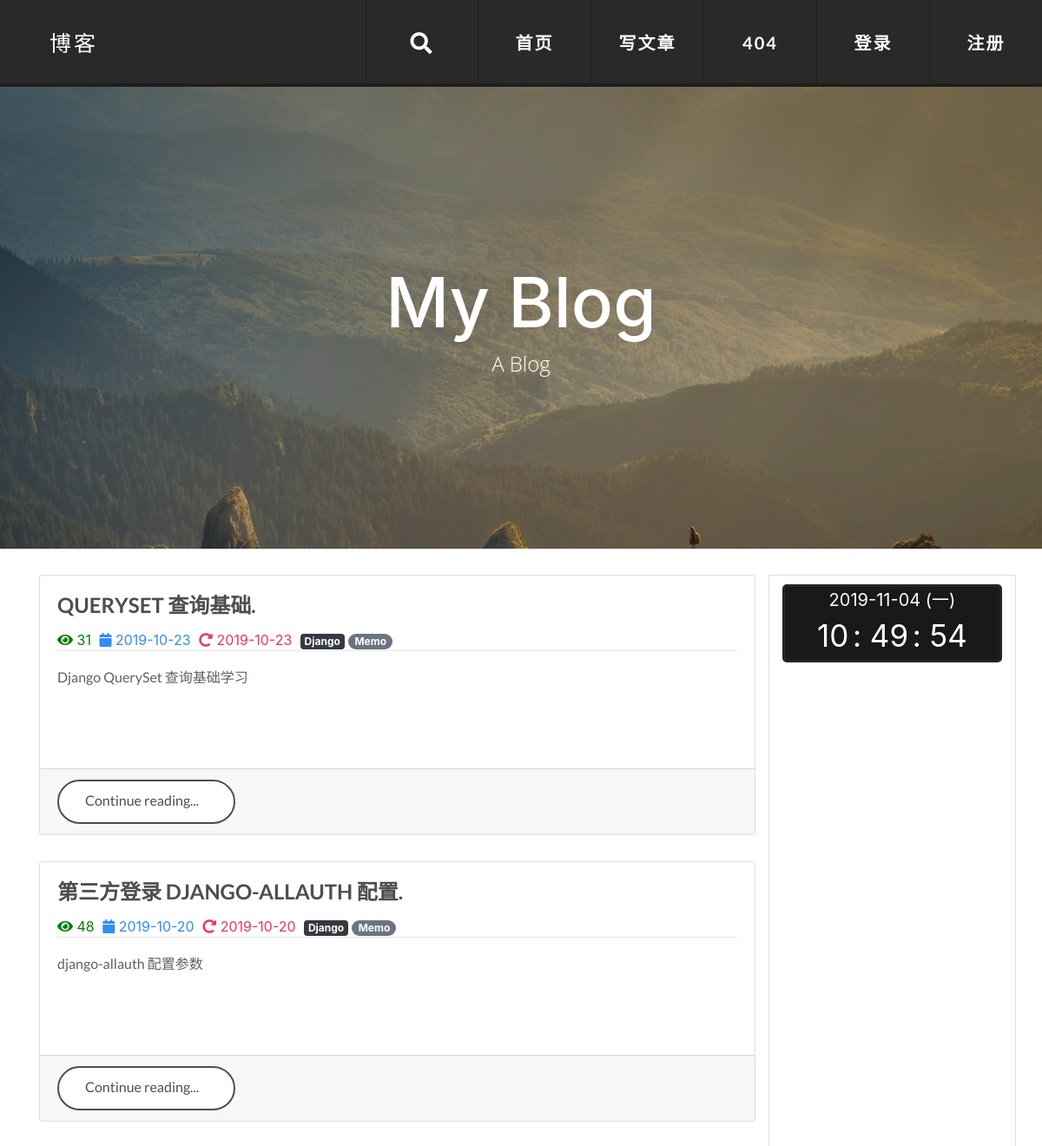
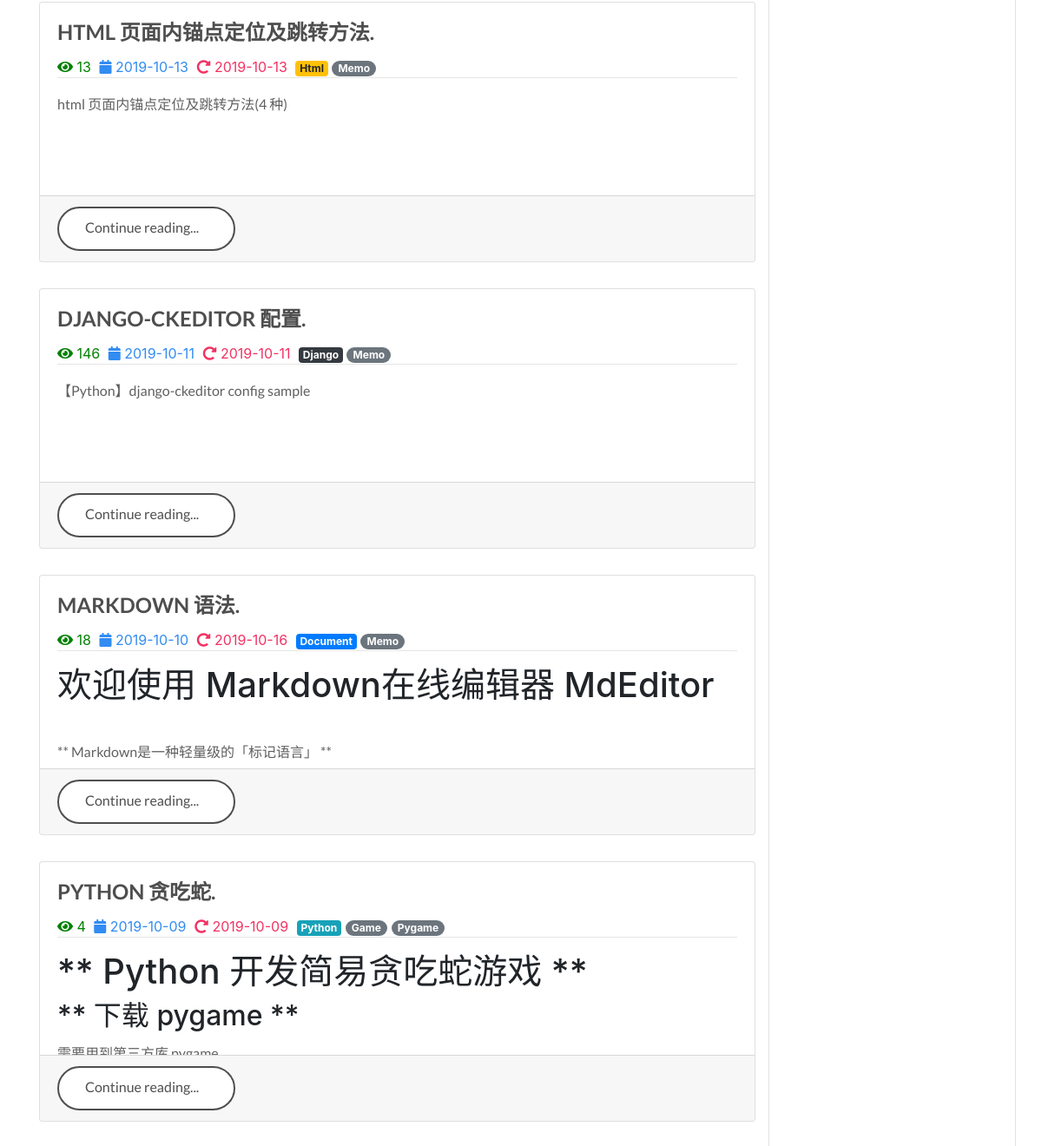
The app's page / (upper part), older data (2 pictures, top to bottom).
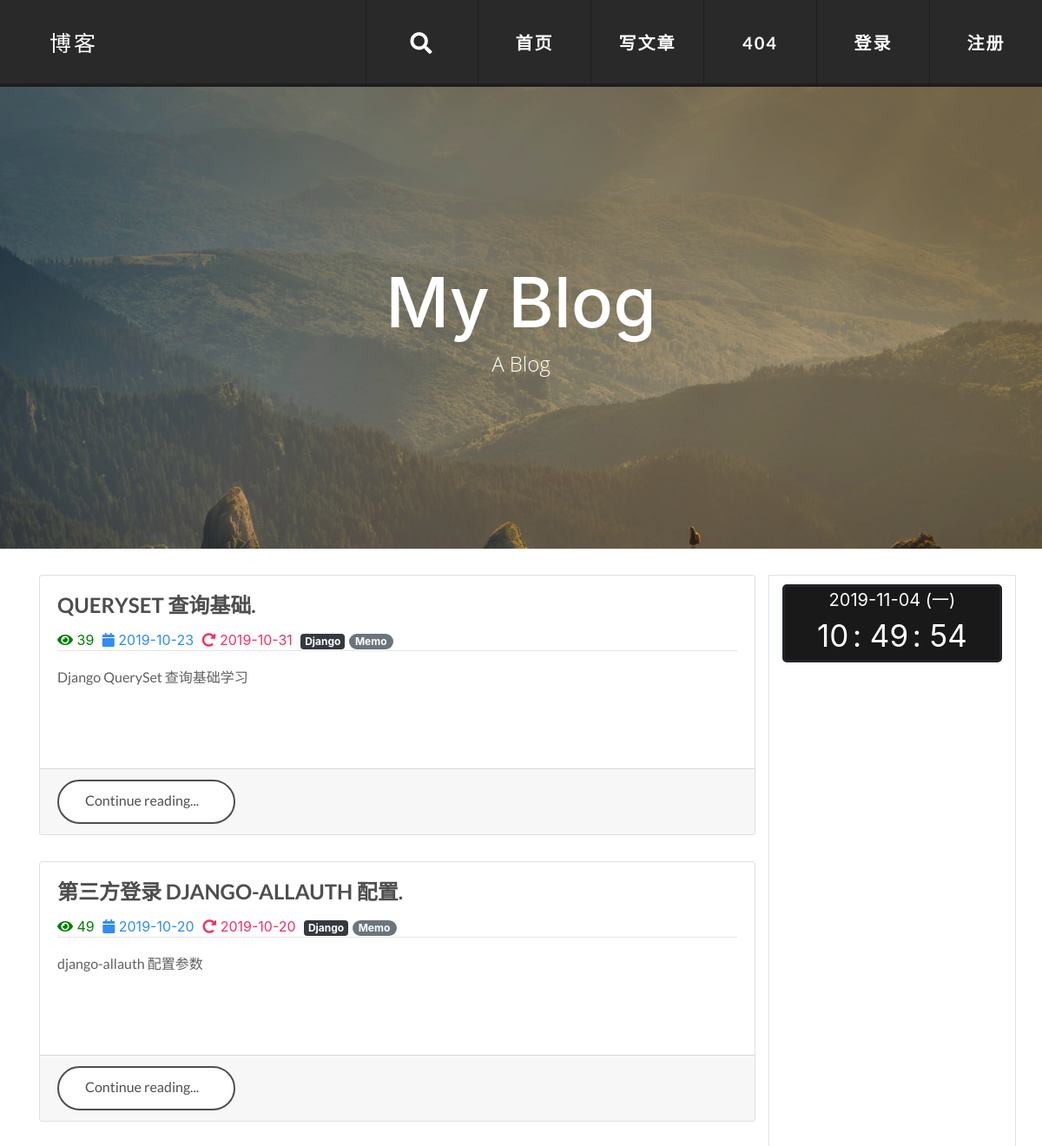
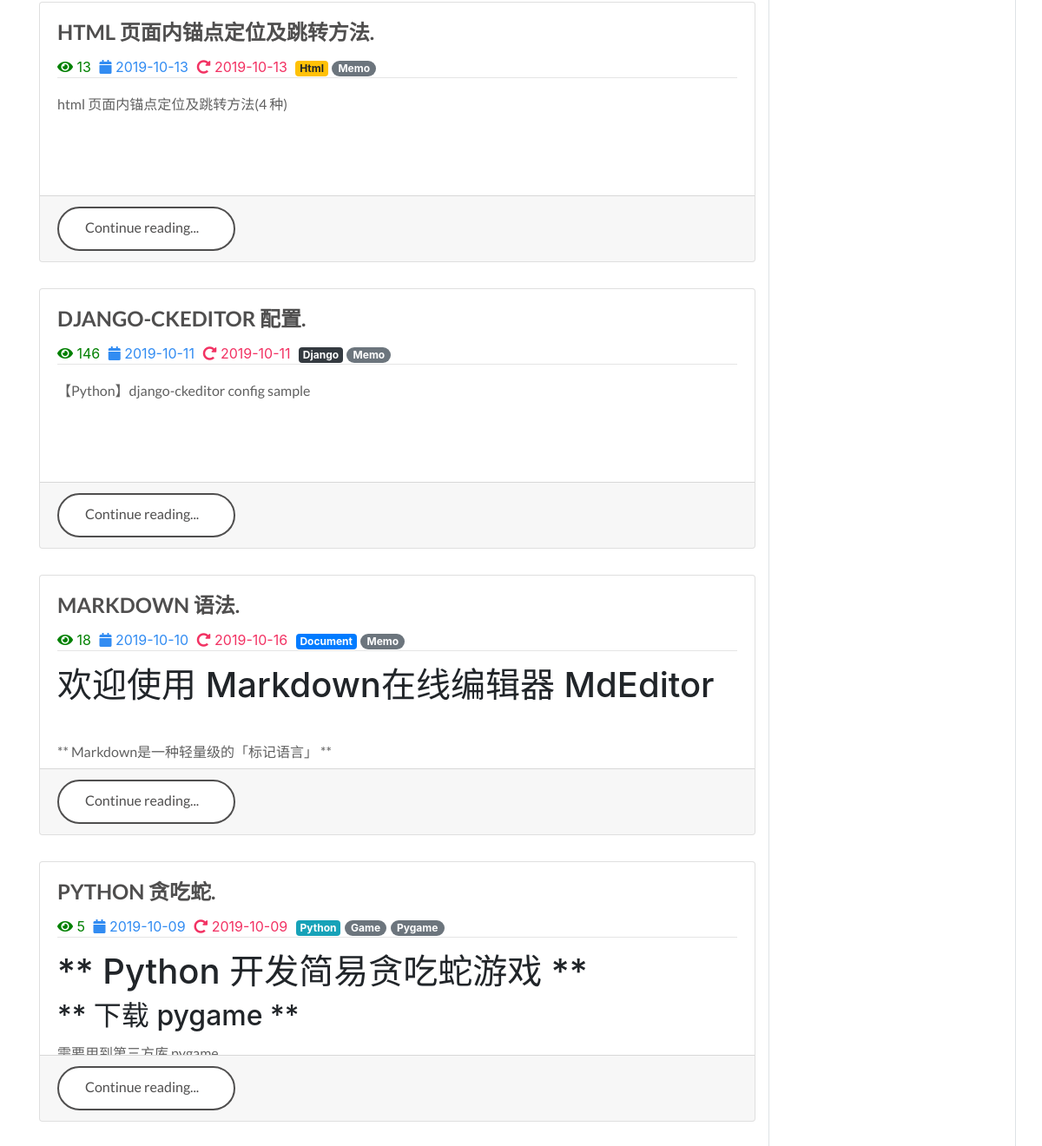
The same page, newer data (2 pictures, top to bottom).
### article/models.py (models this page shows, shortened)
class ArticlePost(models.Model):
    objects = models.Manager()
    author = models.ForeignKey(User, on_delete=models.CASCADE)
    avatar = models.ImageField(upload_to='article/%Y%m%d/', blank=True)
    title = models.CharField(max_length=100)
    summary = models.CharField(max_length=200, blank=True)
    body = models.TextField()
    created = models.DateTimeField(default=timezone.now)
    updated = models.DateTimeField(auto_now=True)
    category = models.ForeignKey(Category, on_delete=models.CASCADE)
    tags = TaggableManager(blank=True)
    total_views = models.PositiveIntegerField(default=0)
    class Meta:
        ordering = ('-created',)
    '''
        一般来说，要使用某个类的方法，需要先实例化一个对象再调用方法。
        而使用 @staticmethod 或 @classmethod，就可以不需要实例化，直接类名.方法名()来调用。
        这有利于组织代码，把某些应该属于某个类的函数给放到那个类里去，同时有利于命名空间的整洁。
        如果在 @staticmethod 中要调用到这个类的一些属性方法，只能直接类名.属性名或类名.方法名。
        而 @classmethod 因为持有 cls 参数，可以来调用类的属性，类的方法，实例化对象等，避免硬编码。

        上一篇：小于当前 id 的第一篇，下一篇：大于当前 id 的第一篇
        @staticmethod 不需要表示自身对象的 self 和自身类的 cls 参数，就跟使用函数一样
        @classmethod 不需要 self 参数，但第一个参数需要是表示自身类的 cls 参数。
    '''

class Category(models.Model):
    name = models.CharField(max_length=100, blank=True)

### article/views.py (the view)
# urls.py: path('', ArticleListView.as_view(), name='home'),
class ArticleListView(generic.ListView):
    model = ArticlePost
    template_name = 'article/index.html'
    context_object_name = 'article_list'
    paginate_by = 10
    def get_queryset(self):
        search = self.request.GET.get('search')
        category = self.request.GET.get('category')
        tag = self.request.GET.get('tag')
        article_list = ArticlePost.objects.all()
        if search:
            article_list = article_list.filter(Q(title__icontains=search) | Q(body__icontains=search))
        if category is not None and category.isdigit():
            article_list = article_list.filter(category=category)
        if tag and tag != 'None':
            article_list = article_list.filter(tags__name__in=[tag])
        return article_list
    def get_context_data(self, **kwargs):
        context = super(ArticleListView, self).get_context_data(**kwargs)
        context['now'] = timezone.now
        context['search'] = self.request.GET.get('search')
        context['category'] = self.request.GET.get('category')
        context['tag'] = self.request.GET.get('tag')
        return context

### article/templatetags/extra_tags.py (called while the page is built)
@register.filter
@stringfilter
def convert_markdown(value):
    md = markdown.Markdown(
        extensions=[
            'markdown.extensions.extra',
            'markdown.extensions.codehilite',
            'markdown.extensions.toc',
        ]
    )
    return md.convert(value)

### templates/article/index.html (shortened to what this page needs)
{% extends 'base.html' %}
{% load staticfiles %}
{% load extra_tags %}
{% block content %}
	<header class="masthead">
		<div class="overlay"></div>
		<div class="container">
			<div class="row justify-content-center">
				<div class="col-lg-8 col-md-10">
					<div class="site-heading">
						<h1>My Blog</h1>
						<span class="subheading">A Blog</span>
					</div>
				</div>
			</div>
		</div>
	</header>
	<div class="container">
		<div class="row">
			<div class="col-md-9">
				<section class="main wrapper">
					{% for article in article_list %}
					<article>
						<div class="card text-center" style="height: 300px;">
							<div class="card-body post text-left" style="height:100%; overflow:hidden;">
								<div class="card-title text-left">
									<h1 class="title">
										<a href="{% url 'article:article-detail' article.id %}">{{ article.title }}.</a>
									</h1>
								</div>
								<div>
									<span style="color: green;padding-right:5px;"><i class="fas fa-eye"></i>
										{{ article.total_views }}
									</span>
									<span style="color:#328CF2;padding-right:5px;"><i class="fa fa-calendar"></i>
									{{ article.created|date:'Y-m-d' }}
									</span>
									<span style="color:#F23263;padding-right:5px;"><i class="fas fa-redo-alt"></i>
									  {{ article.updated|date:'Y-m-d' }}
									</span>
									{% if article.category %}
									<span>
										<a href="{% url 'article:article-list' %}?category={{ article.category.id }}" name="category"
										   						class="badge badge-primary
										   							  {% if article.category.name == 'Django' %}
																		  badge badge-dark
																	  {% elif article.category.name == 'Java' %}
																		  badge badge-danger
																	  {% elif article.category.name == 'Html' %}
																		  badge badge-warning
																	  {% elif article.category.name == 'CSS' %}
																		  badge badge-success
																	  {% elif article.category.name == 'Python' %}
																		  badge badge-info
																	  {% endif %}">
											{{ article.category.name }}
										</a>
									</span>
									{% endif %}
									{% for tag in article.tags.all %}
										<span>
											<a href="{% url 'article:article-list' %}?tag={{ tag }}" name="tag" class="badge badge-pill badge-secondary">
												{{ tag }}
											</a>
										</span>
									{% endfor %}
									<hr style="width:100%;margin:0;">
									{% if article.summary %}
										<p class="ff--default fs--14">{{ article.summary | convert_markdown | safe }}</p>
									{% else %}
										<p class="ff--default fs--14">{{ article.body  | cut:'<br>' | slice:'200' | convert_markdown | safe }}</p>
									{% endif %}
								</div>
							</div>
							<div class="card-footer form-control-borderless text-muted text-left">
								<a class="read_more" href="{% url 'article:article-detail' article.id %}">Continue reading...</a>
							</div>
						</div>
					</article>
					{% endfor %}
				</section>
			</div>
			<div class="col border" style="margin-top:30px;">
				<div class="clock">
					<div class="date date-screen"></div>
					<div class="hour screen"></div>
					<div class="screen"> : </div>
					<div class="minute screen"></div>
					<div class="screen"> : </div>
					<div class="second screen"></div>
				</div>
			</div>
		</div>
	</div>
{% endblock %}

### templates/base.html (shortened to what this page needs)
<!DOCTYPE html>
{% load staticfiles %}
<html lang="zh">
<head>
    <link rel="stylesheet" href="{% static 'bootstrap/css/bootstrap.min.css' %}">
    <link rel="stylesheet" href="{% static 'css/all.css' %}">
    <link rel="stylesheet" href="{% static 'css/style.css' %}">
    <link rel="stylesheet" href="{% static 'css/monokai.css' %}">
    <link rel="stylesheet" href="{% static 'css/simplemde.min.css' %}">
</head>
<body>
    {% include 'header.html' %}
    <div id="wrapper">
        {% block content %}{% endblock content %}
    </div>
</body>
</html>

### templates/header.html (shortened to what this page needs)
{% load i18n %}
{% load staticfiles %}
<div class="container-fluid" style="padding-left:0;padding-right:0;min-width: 1100px;">
	<div id="header-nav">
		<a class="nav-logo" href="{% url 'article:article-list' %}">博客</a>
		<nav>
			<ul class="main-nav">
				<li><a class="open-btn" onclick="openSearch()"><i class="fa fa-search"></i></a></li>
				<li><a href="{% url 'article:article-list' %}">首页</a></li>
				<li><a href="{% url 'article:article-create' %}">写文章</a></li>
				<li><a href="{% url 'page_404' %}">404</a></li>
				{% if not user.is_authenticated %}
				<li><a href="{% url 'account_login' %}">登录</a></li>
				<li><a href="{% url 'account_signup' %}">注册</a></li>
				{% endif %}
			</ul>
		</nav>
	</div>
</div>

### templates/footer.html (shortened to what this page needs)
{% load staticfiles %}
{% load socialaccount %}

### static/css/all.css (style rules this page uses)
.fa, .fas, .far, .fal, .fad, .fab { -moz-osx-font-smoothing: grayscale; -webkit-font-smoothing: antialiased; display: inline-block; font-style: normal; font-variant: normal; text-rendering: auto; line-height: 1; }
.fa-calendar:before { content: "\f133"; }
.fa-eye:before { content: "\f06e"; }
.fa-redo-alt:before { content: "\f2f9"; }
.fa-search:before { content: "\f002"; }
.fa, .fas { font-family: 'Font Awesome 5 Free'; font-weight: 900; }

Row changes from the older to the newer data that the page shows:
changed ArticlePost "QUERYSET 查询基础": total_views "31" → "39"; updated "2019-10-23" → "2019-10-31"
changed ArticlePost "第三方登录 DJANGO-ALLAUTH 配置": total_views "48" → "49"
changed ArticlePost "** Python 开发简易贪吃蛇游戏 ** ** 下载 pygame ** 需要用到第三方库 pygame": total_views "4" → "5"
